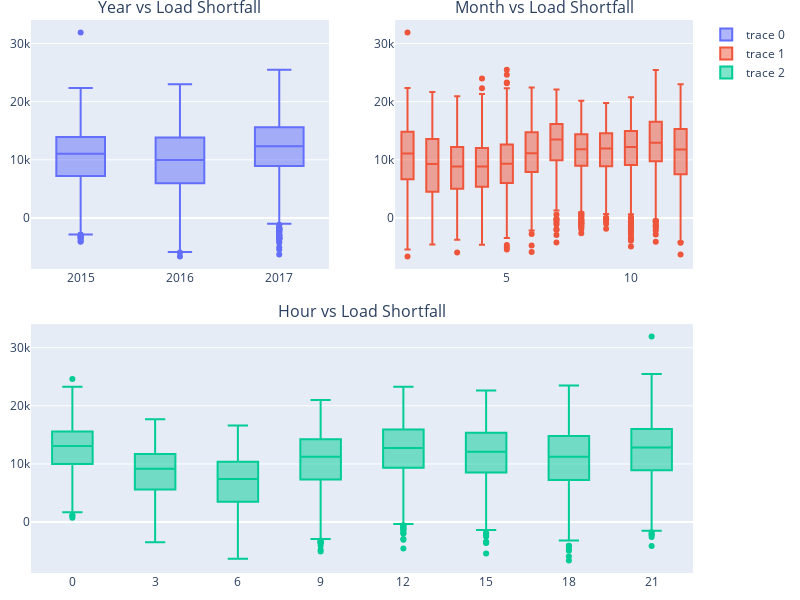

Notebook source saved alongside this figure:
### Markdown cell above
We shall plot box plots of these time values against load shortfall to gain further details on the distribution of the predict variable.

### Code cell
fig = make_subplots(
    rows = 2, cols = 2,
    specs = [[{},{}],
            [{'colspan': 2}, None]],
            subplot_titles = ('Year vs Load Shortfall',
                                'Month vs Load Shortfall',
                                'Hour vs Load Shortfall'),
    vertical_spacing = 0.1
)
fig.add_trace(
    go.Box(y = train_copy_df['load_shortfall_3h'],
            x = train_copy_df['year'],

            ), row = 1, col = 1
)
fig.add_trace(
    go.Box(y = train_copy_df['load_shortfall_3h'],
            x = train_copy_df['month'],
            
            ), row = 1, col = 2
)
fig.add_trace(
    go.Box(y = train_copy_df['load_shortfall_3h'],
            x = train_copy_df['hour'],
            
            ), row = 2, col = 1
)
fig.update_layout(
    width = 800,
    height = 600,
    margin = dict(
        l = 10, r = 20, b = 10, t = 20, pad = 0
    )
)

fig.show()

### Figure 1 — Plotly figure (JSON) as saved in the notebook; plotly's stock layout.template omitted (floating-point values rounded to 4 significant figures; data arrays with more than 128 entries replaced by an {"elided": "..."} marker saying what was removed)
{"data": [{"type": "box", "x": {"elided": "8763 int values"}, "xaxis": "x", "y": {"elided": "8763 float values"}, "yaxis": "y"}, {"type": "box", "x": {"elided": "8763 int values"}, "xaxis": "x2", "y": {"elided": "8763 float values"}, "yaxis": "y2"}, {"type": "box", "x": {"elided": "8763 int values"}, "xaxis": "x3", "y": {"elided": "8763 float values"}, "yaxis": "y3"}], "layout": {"annotations": [{"font": {"size": 16}, "showarrow": false, "text": "Year vs Load Shortfall", "x": 0.225, "xanchor": "center", "xref": "paper", "y": 1, "yanchor": "bottom", "yref": "paper"}, {"font": {"size": 16}, "showarrow": false, "text": "Month vs Load Shortfall", "x": 0.775, "xanchor": "center", "xref": "paper", "y": 1, "yanchor": "bottom", "yref": "paper"}, {"font": {"size": 16}, "showarrow": false, "text": "Hour vs Load Shortfall", "x": 0.5, "xanchor": "center", "xref": "paper", "y": 0.45, "yanchor": "bottom", "yref": "paper"}], "height": 600, "margin": {"b": 10, "l": 10, "pad": 0, "r": 20, "t": 20}, "width": 800, "xaxis": {"anchor": "y", "domain": [0, 0.45]}, "xaxis2": {"anchor": "y2", "domain": [0.55, 1]}, "xaxis3": {"anchor": "y3", "domain": [0, 1]}, "yaxis": {"anchor": "x", "domain": [0.55, 1]}, "yaxis2": {"anchor": "x2", "domain": [0.55, 1]}, "yaxis3": {"anchor": "x3", "domain": [0, 0.45]}}}
